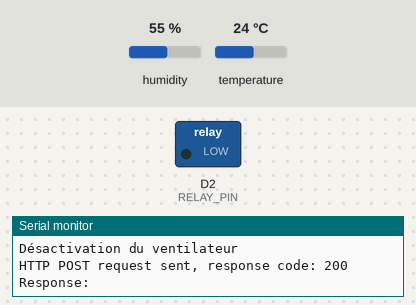
Recording of a sketch running on a simulated ESP8266 (NodeMCU). Parts: switched loads named in the sketch (green lamp = pin HIGH), the last lines printed to the serial monitor. The inputs (shaded band) are chosen by the test bench; at power-on: temperature 24 °C, humidity 55 %. WiFi joins after 1.5 s; servers stay silent unless stated; uploads are accepted with an empty reply.

Above: at 4.2 s.
4.3 s: temperature set to 27 °C
At 7.7 s:
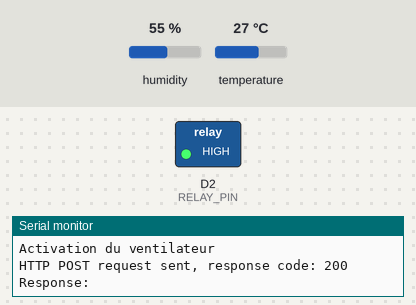
9.1 s: temperature set to 12 °C
At 12.1 s:
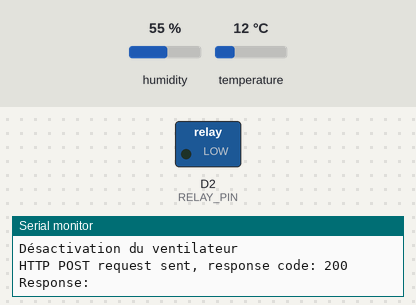
13.9 s: temperature set to 28 °C
At 16.2 s:
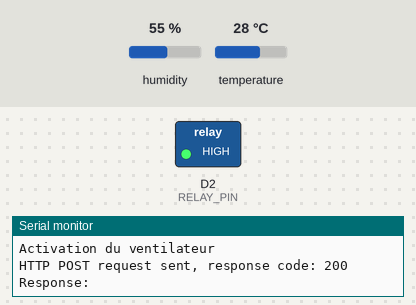
Timing chart, 0 to 17.7 s (numbered marks = the images above; inputs shaded):
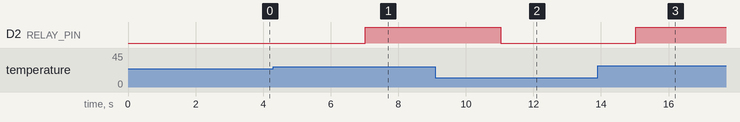

The sketch:

tempventillateur.ino
```cpp
#include <DHT.h>
#include <ESP8266WiFi.h>
#include <ESP8266HTTPClient.h>

#define DHT_PIN D1
#define DHT_TYPE DHT11
#define RELAY_PIN D2
#define TEMPERATURE_THRESHOLD 25

DHT dht(DHT_PIN, DHT_TYPE);
WiFiClient client; // Nouvelle instance de WiFiClient

const char* ssid = "OPPO A1k";
const char* password = "cfedfcf69f95";
const char* serverUrl = "http://10.0.0.240:8407/api/receiveData";

unsigned long previousMillis = 0;
const long interval = 2000;

void setup() {
  Serial.begin(9600);
  pinMode(RELAY_PIN, OUTPUT);
  digitalWrite(RELAY_PIN, LOW);
  dht.begin();

  WiFi.begin(ssid, password);
  while (WiFi.status() != WL_CONNECTED) {
    delay(1000);
    Serial.println("Connecting to WiFi...");
  }
  Serial.println("Connected to WiFi");

  delay(1000);
}

void loop() {
  unsigned long currentMillis = millis();

  if (currentMillis - previousMillis >= interval) {
    previousMillis = currentMillis;

    float temperature = dht.readTemperature();

    if (isnan(temperature)) {
      Serial.println("Erreur de lecture de la température");
      return;
    }

    Serial.print("Température de la plante : ");
    Serial.print(temperature);
    Serial.println(" °C");

    if (temperature > TEMPERATURE_THRESHOLD) {
      digitalWrite(RELAY_PIN, HIGH);
      Serial.println("Activation du ventilateur");
    } else {
      digitalWrite(RELAY_PIN, LOW);
      Serial.println("Désactivation du ventilateur");
    }

    HTTPClient http;

    if (http.begin(client, serverUrl)) { // Utilisation de client au lieu de http.begin(serverUrl)
      String jsonData = "{\"value\": " + String(temperature) + "}";

      http.addHeader("Content-Type", "application/json");
      http.addHeader("Access-Control-Allow-Origin", "*"); // Ajout de l'en-tête CORS

      int httpCode = http.POST(jsonData);

      if (httpCode > 0) {
        Serial.printf("HTTP POST request sent, response code: %d\n", httpCode);

        String response = http.getString();
        Serial.println("Response: " + response);
      } else {
        Serial.printf("HTTP POST request failed, error: %s\n", http.errorToString(httpCode).c_str());
      }

      http.end();
    } else {
      Serial.println("Unable to connect to server");
    }
  }
}
```

Measured:
- the behaviour switches between 25 and 26 °C on temperature (found by bisection; images 0 and 1)
- after the input at 4.3 s, D2 (RELAY_PIN): LOW → HIGH after 2.7 s
- after the input at 9.1 s, D2 (RELAY_PIN): HIGH → LOW after 1.9 s
- after the input at 13.9 s, D2 (RELAY_PIN): LOW → HIGH after 1.1 s
